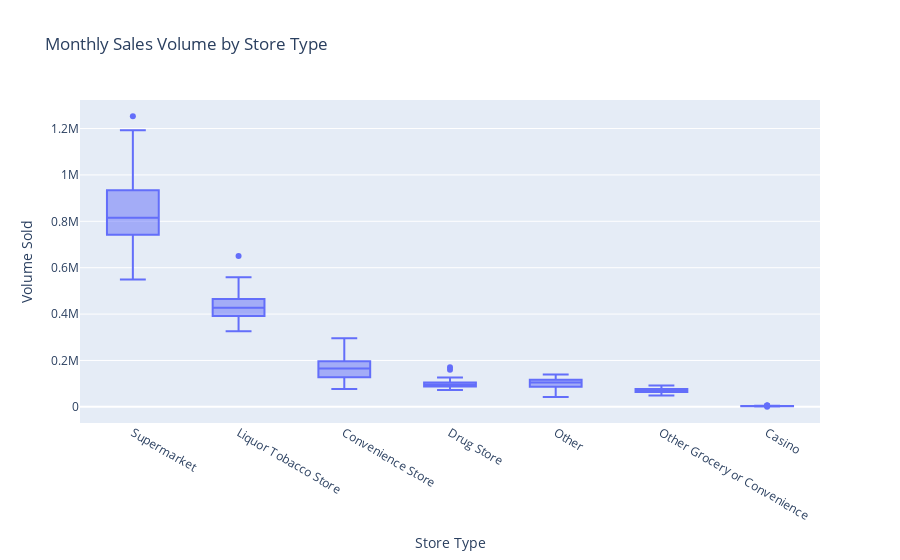

Notebook cell for this chart:
### Code cell
# boxplots showing montly sales volume category may be better way to represent volume sales by store type
fig = px.box(store_type_m_g.sum().sort_values(by='Volume Sold',ascending=False).reset_index(), 
             x = 'Store Type',
             y ='Volume Sold',
             title='Monthly Sales Volume by Store Type')
fig

### Figure 1 — Plotly figure (JSON) as saved in the notebook; plotly's stock layout.template omitted (floating-point values rounded to 4 significant figures; data arrays with more than 128 entries replaced by an {"elided": "..."} marker saying what was removed)
{"data": [{"alignmentgroup": "True", "hovertemplate": "Store Type=%{x}<br>Volume Sold=%{y}<extra></extra>", "legendgroup": "", "marker": {"color": "#636efa"}, "name": "", "notched": false, "offsetgroup": "", "orientation": "v", "showlegend": false, "type": "box", "x": {"elided": "727 str values"}, "x0": " ", "xaxis": "x", "y": {"elided": "727 float values"}, "y0": " ", "yaxis": "y"}], "layout": {"boxmode": "group", "legend": {"tracegroupgap": 0}, "title": {"text": "Monthly Sales Volume by Store Type"}, "xaxis": {"anchor": "y", "domain": [0, 1], "title": {"text": "Store Type"}}, "yaxis": {"anchor": "x", "domain": [0, 1], "title": {"text": "Volume Sold"}}}}
